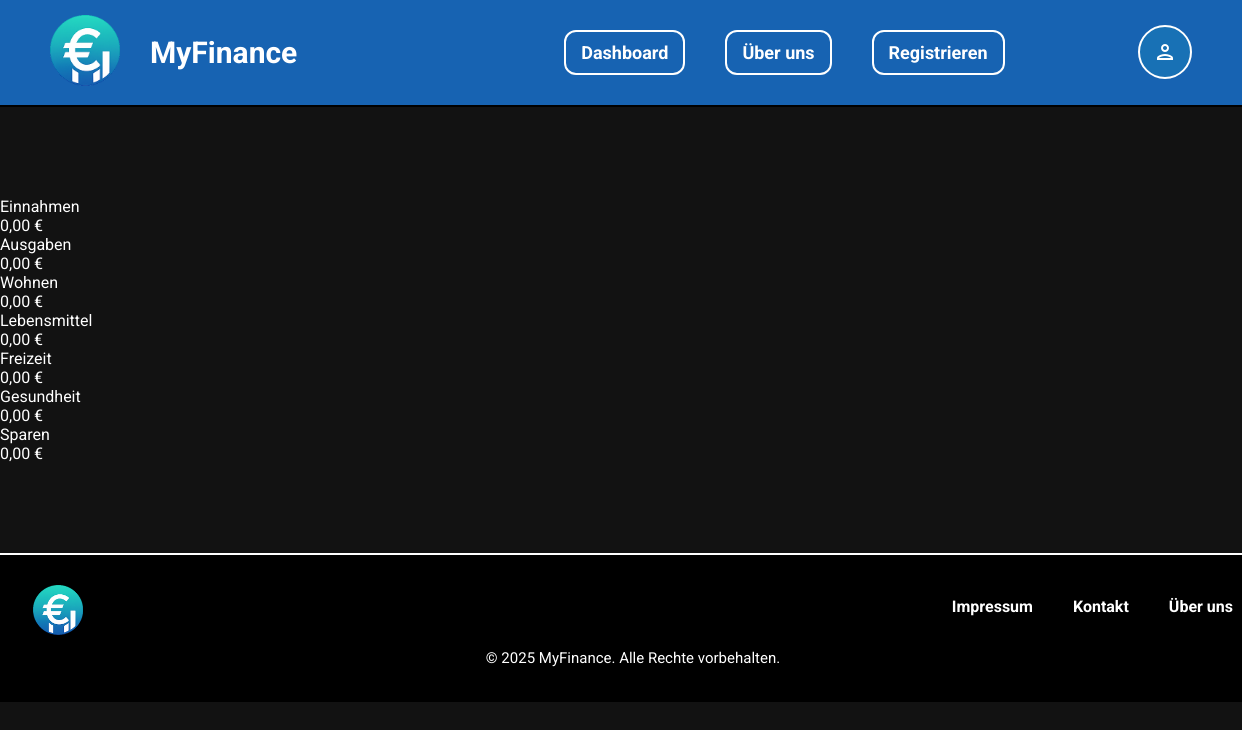
The app's page /kontenverwaltung/kontenverwaltung.php (signed in), older data.
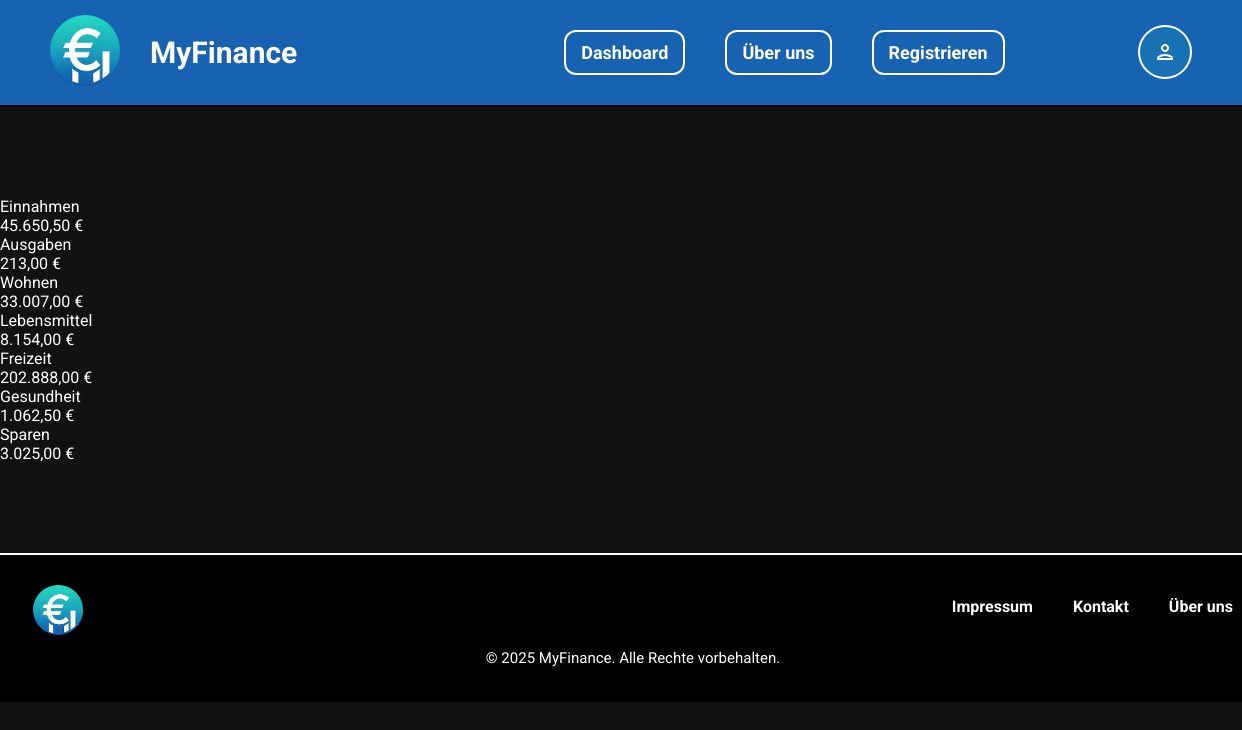
The same page, newer data.
### tables this page shows
CREATE TABLE `konto` (
  `kid` int(11) NOT NULL,
  `knr` int(3) UNSIGNED ZEROFILL NOT NULL,
  `bezeichnung` varchar(150) NOT NULL,
  `kontostand` decimal(10,2) NOT NULL,
  `uid` int(11) NOT NULL
);

### kontenverwaltung/kontenverwaltung.php (the view, shortened to what this page needs)
<?php
include('../header.php');
include('../misc/dbConnection.php');
?>
<div>
<div >
    <?php
    $stmt = $pdo->prepare('SELECT knr, bezeichnung, kontostand FROM Konto WHERE uid = :uid');
    $stmt->execute([':uid' => $_SESSION['user_id']]);
    $konten = $stmt->fetchAll();
    foreach ($konten as $row):
        $betrag = (float)$row["kontostand"];
    ?>
            <div ><?= htmlspecialchars($row["bezeichnung"]) ?></div>
            <div  ><?= number_format($betrag, 2, ',', '.') ?> €</div>
        <?php endforeach; ?>
</div>
</div>
<?php include('../footer.php'); ?>

### header.php (shortened to what this page needs)
<?php
$isLoggedIn = isset($_SESSION['user_id']);
?>
<!DOCTYPE html>
<html lang="de">
<head>
    <link rel="stylesheet" href="../style.css">
</head>
<body>
    <div class="header">
        <div class="logo-container">
            <a href="../index.php" class="logo"><img src="../images/MyFinance_Logo.png" alt="Logo_MyFinance"></a>
            <span class="logo-text">MyFinance</span>
        </div>
        <div class="nav-links">
            <a href="../dashboard.php">Dashboard</a>
            <a href="../about.php">Über uns</a>
            <a href="../login/login.php">Registrieren</a>
        </div>
        <div class="profile-dropdown">
            <div class="profile-icon" onclick="toggleDropdown()">
            <?php if ($isLoggedIn): ?>
                    <span class="material-icons-outlined">person</span>
                <?php else: ?>
                    <span class="material-icons-outlined">login</span>
                <?php endif; ?>
            </div>
            </div>
        </div>
    <div class="spacer"></div>
</body>
</html>

### footer.php (shortened to what this page needs)
<!DOCTYPE html>
<html lang="de">
<head>
</head>
<body>
    <div class="spacer"></div>
    <footer class="footer">
        <div class="footer-content">
            <div class="footer-logo">
                <img src="../images/MyFinance_Logo.png" alt="Logo_MyFinance">
            </div>
            <div class="footer-links">
                <a href="../impressum.php">Impressum</a>
                <a href="../kontakt.php">Kontakt</a>
                <a href="../about.php">Über uns</a>
            </div>
        </div>
        <p class="footer-text">© 2025 MyFinance. Alle Rechte vorbehalten.</p>
    </footer>
</body>
</html>

### style.css (style rules this page uses)
body { background-color: #121212; color: #FFFFFF; font-family: 'Roboto', sans-serif; margin: 0; padding: 0; overflow-x: hidden; }
.header { background-color: #1763B2; display: flex; align-items: center; justify-content: space-between; padding: 15px 50px; border-bottom: 2px solid #000000; position: relative; }
.profile-dropdown { position: relative; }
.profile-icon span { pointer-events: none; }
.profile-icon { width: 50px; height: 50px; border: 2px solid #FFFFFF; border-radius: 50%; display: flex; align-items: center; justify-content: center; cursor: pointer; font-size: 24px; flex-shrink: 0; background: #1ba2bd3b; }
.spacer { height: 90px; }
.logo-container { display: flex; align-items: center; flex-grow: 1; }
.logo-text { font-size: 30px; font-weight: bold; color: #FFFFFF; }
.logo img { width: 70px; height: auto; margin-right: 30px; }
.nav-links { display: flex; gap: 40px; flex-grow: 2; justify-content: center; }
.nav-links a { text-decoration: none; color: #FFFFFF; padding: 10px 15px; border: 2px solid #FFFFFF; border-radius: 12px; font-weight: bold; font-size: 18px; }
.profile-icon { width: 50px; height: 50px; min-width: 50px; min-height: 50px; border: 2px solid #FFFFFF; border-radius: 50%; display: flex; align-items: center; justify-content: center; cursor: pointer; font-size: 24px; flex-shrink: 0; background: #1ba2bd3b; }
.footer { margin-left: -8px; background-color: #000000; color: #FFFFFF; padding: 20px; text-align: center; border-top: 2px solid #FFFFFF; position: relative; bottom: 0; width: 100%; }
.footer-content { display: flex; justify-content: space-between; align-items: center; max-width: 1200px; margin: 0 auto; }
.footer-logo img { width: 50px; height: auto; margin-right: 50px; margin-top: 10px; }
.footer-links { display: flex; gap: 40px; }
.footer-links a { text-decoration: none; color: #FFFFFF; font-weight: bold; font-size: 16px; }
.footer-text { margin-top: 10px; font-size: 15px; }

Row changes from the older to the newer data that the page shows:
changed konto "Einnahmen": kontostand "0,00" → "45.650,50"
changed konto "Ausgaben": kontostand "0,00" → "213,00"
changed konto "Wohnen": kontostand "0,00" → "33.007,00"
changed konto "Lebensmittel": kontostand "0,00" → "8.154,00"
changed konto "Freizeit": kontostand "0,00" → "202.888,00"
changed konto "Gesundheit": kontostand "0,00" → "1.062,50"
changed konto "Sparen": kontostand "0,00" → "3.025,00"
